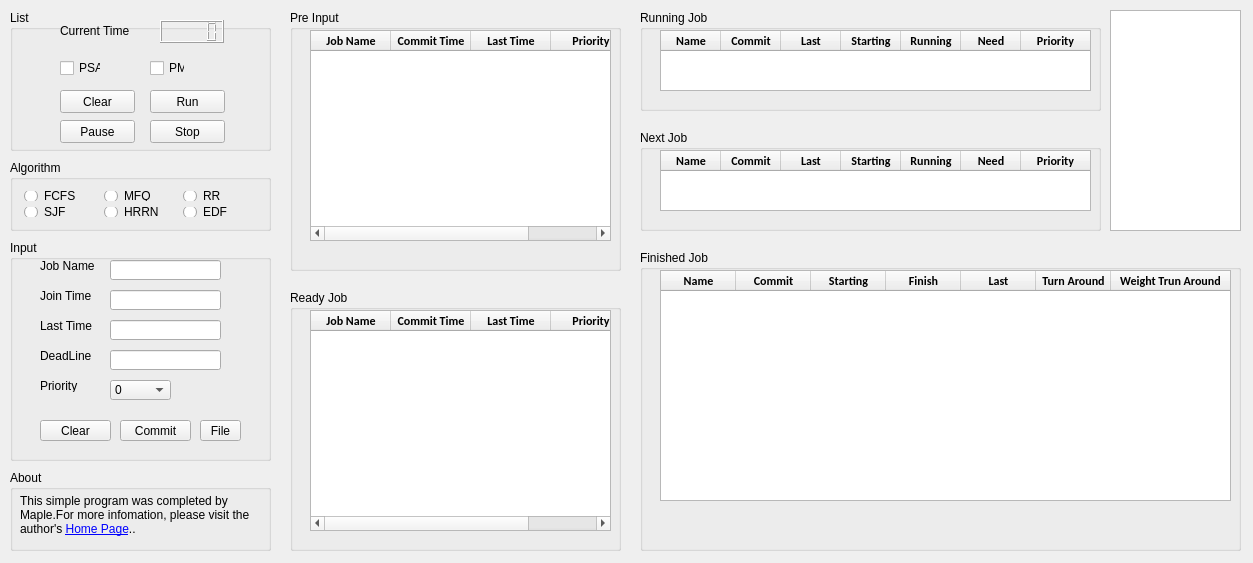
<?xml version="1.0" encoding="UTF-8"?>
<ui version="4.0">
 <class>Widget</class>
 <widget class="QWidget" name="Widget">
  <property name="geometry">
   <rect>
    <x>0</x>
    <y>0</y>
    <width>1253</width>
    <height>563</height>
   </rect>
  </property>
  <property name="focusPolicy">
   <enum>Qt::NoFocus</enum>
  </property>
  <property name="windowTitle">
   <string>Jobs Scheduler</string>
  </property>
  <property name="windowIcon">
   <iconset resource="rsc.qrc">
    <normaloff>:/images/images/ico.ico</normaloff>:/images/images/ico.ico</iconset>
  </property>
  <widget class="QGroupBox" name="List">
   <property name="geometry">
    <rect>
     <x>10</x>
     <y>10</y>
     <width>261</width>
     <height>141</height>
    </rect>
   </property>
   <property name="title">
    <string>List</string>
   </property>
   <widget class="QLabel" name="CurTimeLbl">
    <property name="geometry">
     <rect>
      <x>50</x>
      <y>10</y>
      <width>71</width>
      <height>21</height>
     </rect>
    </property>
    <property name="text">
     <string>Current Time</string>
    </property>
   </widget>
   <widget class="QLCDNumber" name="CurTimeClock">
    <property name="geometry">
     <rect>
      <x>150</x>
      <y>10</y>
      <width>64</width>
      <height>23</height>
     </rect>
    </property>
   </widget>
   <widget class="QCheckBox" name="PSA">
    <property name="geometry">
     <rect>
      <x>50</x>
      <y>50</y>
      <width>41</width>
      <height>16</height>
     </rect>
    </property>
    <property name="text">
     <string>PSA</string>
    </property>
   </widget>
   <widget class="QCheckBox" name="PM">
    <property name="geometry">
     <rect>
      <x>140</x>
      <y>50</y>
      <width>35</width>
      <height>16</height>
     </rect>
    </property>
    <property name="text">
     <string>PM</string>
    </property>
   </widget>
   <widget class="QPushButton" name="ClearAllDataBtn">
    <property name="geometry">
     <rect>
      <x>50</x>
      <y>80</y>
      <width>75</width>
      <height>23</height>
     </rect>
    </property>
    <property name="text">
     <string>Clear</string>
    </property>
   </widget>
   <widget class="QPushButton" name="RunBtn">
    <property name="geometry">
     <rect>
      <x>140</x>
      <y>80</y>
      <width>75</width>
      <height>23</height>
     </rect>
    </property>
    <property name="text">
     <string>Run</string>
    </property>
   </widget>
   <widget class="QPushButton" name="PauseBtn">
    <property name="geometry">
     <rect>
      <x>50</x>
      <y>110</y>
      <width>75</width>
      <height>23</height>
     </rect>
    </property>
    <property name="cursor">
     <cursorShape>ArrowCursor</cursorShape>
    </property>
    <property name="mouseTracking">
     <bool>true</bool>
    </property>
    <property name="statusTip">
     <string/>
    </property>
    <property name="autoFillBackground">
     <bool>true</bool>
    </property>
    <property name="text">
     <string>Pause</string>
    </property>
   </widget>
   <widget class="QPushButton" name="StopBtn">
    <property name="geometry">
     <rect>
      <x>140</x>
      <y>110</y>
      <width>75</width>
      <height>23</height>
     </rect>
    </property>
    <property name="text">
     <string>Stop</string>
    </property>
   </widget>
  </widget>
  <widget class="QGroupBox" name="Algorithm">
   <property name="geometry">
    <rect>
     <x>10</x>
     <y>160</y>
     <width>261</width>
     <height>71</height>
    </rect>
   </property>
   <property name="title">
    <string>Algorithm</string>
   </property>
   <layout class="QGridLayout" name="gridLayout">
    <item row="0" column="0">
     <widget class="QRadioButton" name="FCFS">
      <property name="text">
       <string>FCFS</string>
      </property>
     </widget>
    </item>
    <item row="1" column="2">
     <widget class="QRadioButton" name="EDF">
      <property name="text">
       <string>EDF</string>
      </property>
     </widget>
    </item>
    <item row="1" column="0">
     <widget class="QRadioButton" name="SJF">
      <property name="text">
       <string>SJF</string>
      </property>
     </widget>
    </item>
    <item row="1" column="1">
     <widget class="QRadioButton" name="HRRN">
      <property name="text">
       <string>HRRN</string>
      </property>
     </widget>
    </item>
    <item row="0" column="1">
     <widget class="QRadioButton" name="MFQ">
      <property name="text">
       <string>MFQ</string>
      </property>
     </widget>
    </item>
    <item row="0" column="2">
     <widget class="QRadioButton" name="RR">
      <property name="text">
       <string>RR</string>
      </property>
     </widget>
    </item>
   </layout>
  </widget>
  <widget class="QGroupBox" name="Input">
   <property name="geometry">
    <rect>
     <x>10</x>
     <y>240</y>
     <width>261</width>
     <height>221</height>
    </rect>
   </property>
   <property name="title">
    <string>Input</string>
   </property>
   <widget class="QLabel" name="JobNameLbl">
    <property name="geometry">
     <rect>
      <x>30</x>
      <y>20</y>
      <width>54</width>
      <height>12</height>
     </rect>
    </property>
    <property name="text">
     <string>Job Name</string>
    </property>
   </widget>
   <widget class="QLineEdit" name="JobNameEdit">
    <property name="geometry">
     <rect>
      <x>100</x>
      <y>20</y>
      <width>111</width>
      <height>20</height>
     </rect>
    </property>
   </widget>
   <widget class="QLabel" name="JoinTimeLbl">
    <property name="geometry">
     <rect>
      <x>30</x>
      <y>50</y>
      <width>54</width>
      <height>12</height>
     </rect>
    </property>
    <property name="text">
     <string>Join Time</string>
    </property>
   </widget>
   <widget class="QLabel" name="LastTimeLbl">
    <property name="geometry">
     <rect>
      <x>30</x>
      <y>80</y>
      <width>54</width>
      <height>12</height>
     </rect>
    </property>
    <property name="text">
     <string>Last Time</string>
    </property>
   </widget>
   <widget class="QLabel" name="PriorityLbl">
    <property name="geometry">
     <rect>
      <x>30</x>
      <y>140</y>
      <width>54</width>
      <height>12</height>
     </rect>
    </property>
    <property name="text">
     <string>Priority</string>
    </property>
   </widget>
   <widget class="QPushButton" name="ClearInputBtn">
    <property name="geometry">
     <rect>
      <x>30</x>
      <y>180</y>
      <width>71</width>
      <height>21</height>
     </rect>
    </property>
    <property name="text">
     <string>Clear</string>
    </property>
   </widget>
   <widget class="QLineEdit" name="JoinTimeEdit">
    <property name="geometry">
     <rect>
      <x>100</x>
      <y>50</y>
      <width>111</width>
      <height>20</height>
     </rect>
    </property>
   </widget>
   <widget class="QLineEdit" name="LastTimeEdit">
    <property name="geometry">
     <rect>
      <x>100</x>
      <y>80</y>
      <width>111</width>
      <height>20</height>
     </rect>
    </property>
   </widget>
   <widget class="QPushButton" name="CommitInputBtn">
    <property name="geometry">
     <rect>
      <x>110</x>
      <y>180</y>
      <width>71</width>
      <height>21</height>
     </rect>
    </property>
    <property name="text">
     <string>Commit</string>
    </property>
   </widget>
   <widget class="QToolButton" name="OpenFile">
    <property name="geometry">
     <rect>
      <x>190</x>
      <y>180</y>
      <width>41</width>
      <height>21</height>
     </rect>
    </property>
    <property name="text">
     <string>File</string>
    </property>
   </widget>
   <widget class="QComboBox" name="PriorityCombo">
    <property name="geometry">
     <rect>
      <x>100</x>
      <y>140</y>
      <width>61</width>
      <height>20</height>
     </rect>
    </property>
    <item>
     <property name="text">
      <string>0</string>
     </property>
    </item>
    <item>
     <property name="text">
      <string>1</string>
     </property>
    </item>
    <item>
     <property name="text">
      <string>2</string>
     </property>
    </item>
    <item>
     <property name="text">
      <string>3</string>
     </property>
    </item>
    <item>
     <property name="text">
      <string>4</string>
     </property>
    </item>
    <item>
     <property name="text">
      <string>5</string>
     </property>
    </item>
    <item>
     <property name="text">
      <string>6</string>
     </property>
    </item>
    <item>
     <property name="text">
      <string>7</string>
     </property>
    </item>
    <item>
     <property name="text">
      <string>8</string>
     </property>
    </item>
    <item>
     <property name="text">
      <string>9</string>
     </property>
    </item>
    <item>
     <property name="text">
      <string>10</string>
     </property>
    </item>
    <item>
     <property name="text">
      <string>11</string>
     </property>
    </item>
    <item>
     <property name="text">
      <string>12</string>
     </property>
    </item>
    <item>
     <property name="text">
      <string>13</string>
     </property>
    </item>
    <item>
     <property name="text">
      <string>14</string>
     </property>
    </item>
    <item>
     <property name="text">
      <string>15</string>
     </property>
    </item>
   </widget>
   <widget class="QLabel" name="DeadLineLbl">
    <property name="geometry">
     <rect>
      <x>30</x>
      <y>110</y>
      <width>54</width>
      <height>12</height>
     </rect>
    </property>
    <property name="text">
     <string>DeadLine</string>
    </property>
   </widget>
   <widget class="QLineEdit" name="DeadLineEdit">
    <property name="geometry">
     <rect>
      <x>100</x>
      <y>110</y>
      <width>111</width>
      <height>20</height>
     </rect>
    </property>
   </widget>
  </widget>
  <widget class="QGroupBox" name="About">
   <property name="geometry">
    <rect>
     <x>10</x>
     <y>470</y>
     <width>261</width>
     <height>81</height>
    </rect>
   </property>
   <property name="title">
    <string>About</string>
   </property>
   <widget class="QLabel" name="AboutLbl">
    <property name="geometry">
     <rect>
      <x>10</x>
      <y>10</y>
      <width>231</width>
      <height>71</height>
     </rect>
    </property>
    <property name="autoFillBackground">
     <bool>false</bool>
    </property>
    <property name="text">
     <string>This simple program was completed by Maple.For more infomation, please visit the author's &lt;a href = &quot;http://blog.leanote.com/maple2snow&quot;&gt;Home Page&lt;/a&gt;..</string>
    </property>
    <property name="textFormat">
     <enum>Qt::RichText</enum>
    </property>
    <property name="wordWrap">
     <bool>true</bool>
    </property>
    <property name="openExternalLinks">
     <bool>true</bool>
    </property>
    <property name="textInteractionFlags">
     <set>Qt::TextBrowserInteraction</set>
    </property>
   </widget>
  </widget>
  <widget class="QGroupBox" name="PreInput">
   <property name="geometry">
    <rect>
     <x>290</x>
     <y>10</y>
     <width>331</width>
     <height>261</height>
    </rect>
   </property>
   <property name="title">
    <string>Pre Input</string>
   </property>
   <widget class="QTableWidget" name="PreInputTbl">
    <property name="geometry">
     <rect>
      <x>20</x>
      <y>20</y>
      <width>301</width>
      <height>211</height>
     </rect>
    </property>
    <property name="editTriggers">
     <set>QAbstractItemView::NoEditTriggers</set>
    </property>
    <property name="dragEnabled">
     <bool>true</bool>
    </property>
    <property name="alternatingRowColors">
     <bool>true</bool>
    </property>
    <property name="sortingEnabled">
     <bool>true</bool>
    </property>
    <attribute name="horizontalHeaderCascadingSectionResizes">
     <bool>false</bool>
    </attribute>
    <attribute name="horizontalHeaderDefaultSectionSize">
     <number>80</number>
    </attribute>
    <attribute name="horizontalHeaderMinimumSectionSize">
     <number>25</number>
    </attribute>
    <attribute name="horizontalHeaderStretchLastSection">
     <bool>true</bool>
    </attribute>
    <column>
     <property name="text">
      <string>Job Name</string>
     </property>
     <property name="font">
      <font>
       <family>Calibri</family>
       <weight>75</weight>
       <bold>true</bold>
      </font>
     </property>
    </column>
    <column>
     <property name="text">
      <string>Commit Time</string>
     </property>
     <property name="font">
      <font>
       <family>Calibri</family>
       <weight>75</weight>
       <bold>true</bold>
      </font>
     </property>
    </column>
    <column>
     <property name="text">
      <string>Last Time</string>
     </property>
     <property name="font">
      <font>
       <family>Calibri</family>
       <weight>75</weight>
       <bold>true</bold>
      </font>
     </property>
    </column>
    <column>
     <property name="text">
      <string>Priority</string>
     </property>
     <property name="font">
      <font>
       <family>Calibri</family>
       <weight>75</weight>
       <bold>true</bold>
      </font>
     </property>
    </column>
   </widget>
  </widget>
  <widget class="QGroupBox" name="RunningJob">
   <property name="geometry">
    <rect>
     <x>640</x>
     <y>10</y>
     <width>461</width>
     <height>101</height>
    </rect>
   </property>
   <property name="title">
    <string>Running Job</string>
   </property>
   <widget class="QTableWidget" name="RunJobTbl">
    <property name="geometry">
     <rect>
      <x>20</x>
      <y>20</y>
      <width>431</width>
      <height>61</height>
     </rect>
    </property>
    <property name="editTriggers">
     <set>QAbstractItemView::NoEditTriggers</set>
    </property>
    <attribute name="horizontalHeaderDefaultSectionSize">
     <number>60</number>
    </attribute>
    <attribute name="horizontalHeaderStretchLastSection">
     <bool>true</bool>
    </attribute>
    <column>
     <property name="text">
      <string>Name</string>
     </property>
     <property name="font">
      <font>
       <family>Calibri</family>
       <pointsize>9</pointsize>
       <weight>75</weight>
       <bold>true</bold>
      </font>
     </property>
    </column>
    <column>
     <property name="text">
      <string>Commit</string>
     </property>
     <property name="font">
      <font>
       <family>Calibri</family>
       <weight>75</weight>
       <bold>true</bold>
      </font>
     </property>
    </column>
    <column>
     <property name="text">
      <string>Last</string>
     </property>
     <property name="font">
      <font>
       <family>Calibri</family>
       <weight>75</weight>
       <bold>true</bold>
      </font>
     </property>
    </column>
    <column>
     <property name="text">
      <string>Starting</string>
     </property>
     <property name="font">
      <font>
       <family>Calibri</family>
       <weight>75</weight>
       <bold>true</bold>
      </font>
     </property>
    </column>
    <column>
     <property name="text">
      <string>Running</string>
     </property>
     <property name="font">
      <font>
       <family>Calibri</family>
       <weight>75</weight>
       <bold>true</bold>
      </font>
     </property>
    </column>
    <column>
     <property name="text">
      <string>Need</string>
     </property>
     <property name="font">
      <font>
       <family>Calibri</family>
       <weight>75</weight>
       <bold>true</bold>
      </font>
     </property>
    </column>
    <column>
     <property name="text">
      <string>Priority</string>
     </property>
     <property name="font">
      <font>
       <family>Calibri</family>
       <weight>75</weight>
       <bold>true</bold>
      </font>
     </property>
    </column>
   </widget>
  </widget>
  <widget class="QGroupBox" name="ReadyJob">
   <property name="geometry">
    <rect>
     <x>290</x>
     <y>290</y>
     <width>331</width>
     <height>261</height>
    </rect>
   </property>
   <property name="title">
    <string>Ready Job</string>
   </property>
   <widget class="QTableWidget" name="ReadyJobTbl">
    <property name="geometry">
     <rect>
      <x>20</x>
      <y>20</y>
      <width>301</width>
      <height>221</height>
     </rect>
    </property>
    <property name="editTriggers">
     <set>QAbstractItemView::NoEditTriggers</set>
    </property>
    <property name="sortingEnabled">
     <bool>true</bool>
    </property>
    <attribute name="horizontalHeaderDefaultSectionSize">
     <number>80</number>
    </attribute>
    <attribute name="horizontalHeaderStretchLastSection">
     <bool>true</bool>
    </attribute>
    <column>
     <property name="text">
      <string>Job Name</string>
     </property>
     <property name="font">
      <font>
       <family>Calibri</family>
       <weight>75</weight>
       <bold>true</bold>
      </font>
     </property>
    </column>
    <column>
     <property name="text">
      <string>Commit Time</string>
     </property>
     <property name="font">
      <font>
       <family>Calibri</family>
       <weight>75</weight>
       <bold>true</bold>
      </font>
     </property>
    </column>
    <column>
     <property name="text">
      <string>Last Time</string>
     </property>
     <property name="font">
      <font>
       <family>Calibri</family>
       <weight>75</weight>
       <bold>true</bold>
      </font>
     </property>
    </column>
    <column>
     <property name="text">
      <string>Priority</string>
     </property>
     <property name="font">
      <font>
       <family>Calibri</family>
       <weight>75</weight>
       <bold>true</bold>
      </font>
     </property>
    </column>
   </widget>
  </widget>
  <widget class="QGroupBox" name="FinishedJob">
   <property name="geometry">
    <rect>
     <x>640</x>
     <y>250</y>
     <width>601</width>
     <height>301</height>
    </rect>
   </property>
   <property name="title">
    <string>Finished Job</string>
   </property>
   <widget class="QTableWidget" name="FinishedJobTbl">
    <property name="geometry">
     <rect>
      <x>20</x>
      <y>20</y>
      <width>571</width>
      <height>231</height>
     </rect>
    </property>
    <property name="autoFillBackground">
     <bool>true</bool>
    </property>
    <property name="sizeAdjustPolicy">
     <enum>QAbstractScrollArea::AdjustToContents</enum>
    </property>
    <property name="editTriggers">
     <set>QAbstractItemView::NoEditTriggers</set>
    </property>
    <property name="sortingEnabled">
     <bool>true</bool>
    </property>
    <attribute name="horizontalHeaderDefaultSectionSize">
     <number>75</number>
    </attribute>
    <attribute name="horizontalHeaderStretchLastSection">
     <bool>true</bool>
    </attribute>
    <column>
     <property name="text">
      <string>Name</string>
     </property>
     <property name="font">
      <font>
       <family>Calibri</family>
       <weight>75</weight>
       <bold>true</bold>
      </font>
     </property>
    </column>
    <column>
     <property name="text">
      <string>Commit</string>
     </property>
     <property name="font">
      <font>
       <family>Calibri</family>
       <weight>75</weight>
       <bold>true</bold>
      </font>
     </property>
    </column>
    <column>
     <property name="text">
      <string>Starting</string>
     </property>
     <property name="font">
      <font>
       <family>Calibri</family>
       <weight>75</weight>
       <bold>true</bold>
      </font>
     </property>
    </column>
    <column>
     <property name="text">
      <string>Finish</string>
     </property>
     <property name="font">
      <font>
       <family>Calibri</family>
       <weight>75</weight>
       <bold>true</bold>
      </font>
     </property>
    </column>
    <column>
     <property name="text">
      <string>Last</string>
     </property>
     <property name="font">
      <font>
       <family>Calibri</family>
       <weight>75</weight>
       <bold>true</bold>
      </font>
     </property>
    </column>
    <column>
     <property name="text">
      <string>Turn Around</string>
     </property>
     <property name="font">
      <font>
       <family>Calibri</family>
       <weight>75</weight>
       <bold>true</bold>
      </font>
     </property>
    </column>
    <column>
     <property name="text">
      <string>Weight Trun Around</string>
     </property>
     <property name="font">
      <font>
       <family>Calibri</family>
       <weight>75</weight>
       <bold>true</bold>
      </font>
     </property>
    </column>
   </widget>
   <widget class="QWidget" name="layoutWidget">
    <property name="geometry">
     <rect>
      <x>40</x>
      <y>270</y>
      <width>200</width>
      <height>14</height>
     </rect>
    </property>
    <layout class="QHBoxLayout" name="ATTHL">
     <item>
      <widget class="QLabel" name="ATT">
       <property name="text">
        <string>Average Turnaround Time:</string>
       </property>
      </widget>
     </item>
     <item>
      <widget class="QLabel" name="ATTValue">
       <property name="text">
        <string>time</string>
       </property>
      </widget>
     </item>
    </layout>
   </widget>
   <widget class="QWidget" name="layoutWidget">
    <property name="geometry">
     <rect>
      <x>320</x>
      <y>270</y>
      <width>230</width>
      <height>14</height>
     </rect>
    </property>
    <layout class="QHBoxLayout" name="WATTHL">
     <item>
      <widget class="QLabel" name="WATT">
       <property name="text">
        <string>Weighted Average Turnaround Time:</string>
       </property>
      </widget>
     </item>
     <item>
      <widget class="QLabel" name="WATTValue">
       <property name="text">
        <string>time</string>
       </property>
      </widget>
     </item>
    </layout>
   </widget>
  </widget>
  <widget class="QGroupBox" name="NextJob">
   <property name="geometry">
    <rect>
     <x>640</x>
     <y>130</y>
     <width>461</width>
     <height>101</height>
    </rect>
   </property>
   <property name="title">
    <string>Next Job</string>
   </property>
   <widget class="QTableWidget" name="NextJobTbl">
    <property name="geometry">
     <rect>
      <x>20</x>
      <y>20</y>
      <width>431</width>
      <height>61</height>
     </rect>
    </property>
    <property name="editTriggers">
     <set>QAbstractItemView::NoEditTriggers</set>
    </property>
    <attribute name="horizontalHeaderDefaultSectionSize">
     <number>60</number>
    </attribute>
    <attribute name="horizontalHeaderStretchLastSection">
     <bool>true</bool>
    </attribute>
    <column>
     <property name="text">
      <string>Name</string>
     </property>
     <property name="font">
      <font>
       <family>Calibri</family>
       <pointsize>9</pointsize>
       <weight>75</weight>
       <bold>true</bold>
      </font>
     </property>
    </column>
    <column>
     <property name="text">
      <string>Commit</string>
     </property>
     <property name="font">
      <font>
       <family>Calibri</family>
       <weight>75</weight>
       <bold>true</bold>
      </font>
     </property>
    </column>
    <column>
     <property name="text">
      <string>Last</string>
     </property>
     <property name="font">
      <font>
       <family>Calibri</family>
       <weight>75</weight>
       <bold>true</bold>
      </font>
     </property>
    </column>
    <column>
     <property name="text">
      <string>Starting</string>
     </property>
     <property name="font">
      <font>
       <family>Calibri</family>
       <weight>75</weight>
       <bold>true</bold>
      </font>
     </property>
    </column>
    <column>
     <property name="text">
      <string>Running</string>
     </property>
     <property name="font">
      <font>
       <family>Calibri</family>
       <weight>75</weight>
       <bold>true</bold>
      </font>
     </property>
    </column>
    <column>
     <property name="text">
      <string>Need</string>
     </property>
     <property name="font">
      <font>
       <family>Calibri</family>
       <weight>75</weight>
       <bold>true</bold>
      </font>
     </property>
    </column>
    <column>
     <property name="text">
      <string>Priority</string>
     </property>
     <property name="font">
      <font>
       <family>Calibri</family>
       <weight>75</weight>
       <bold>true</bold>
      </font>
     </property>
    </column>
   </widget>
  </widget>
  <widget class="QGraphicsView" name="graphicsView">
   <property name="geometry">
    <rect>
     <x>1110</x>
     <y>10</y>
     <width>131</width>
     <height>221</height>
    </rect>
   </property>
  </widget>
  <zorder>List</zorder>
  <zorder>Algorithm</zorder>
  <zorder>Input</zorder>
  <zorder>About</zorder>
  <zorder>PreInput</zorder>
  <zorder>RunningJob</zorder>
  <zorder>ReadyJob</zorder>
  <zorder>FinishedJob</zorder>
  <zorder>NextJob</zorder>
  <zorder>graphicsView</zorder>
  <zorder>AboutLbl</zorder>
 </widget>
 <layoutdefault spacing="6" margin="11"/>
 <resources>
  <include location="rsc.qrc"/>
 </resources>
 <connections/>
</ui>
